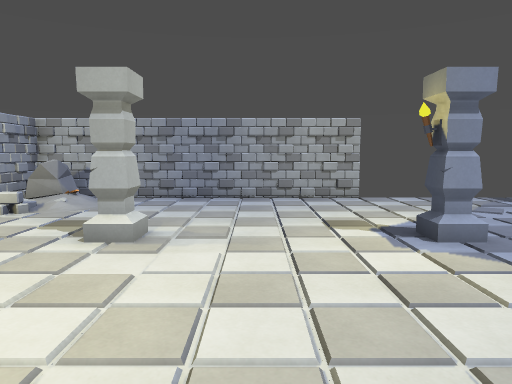
[1] (above)

17 first-person views from a walk through a 3-D level made in the Godot game engine. The camera is 1.5 m above the floor, tilts 6° down and sees 70° across. The floor is counted in squares, 1 m on a side. Each view is taken from the middle of a square. On the plan, view 1 faces up. The plan holds only what a view shows up to about 16 squares ahead; the rest is blank.

[2]
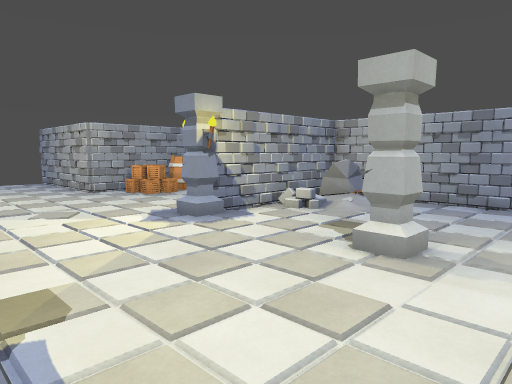

[3]
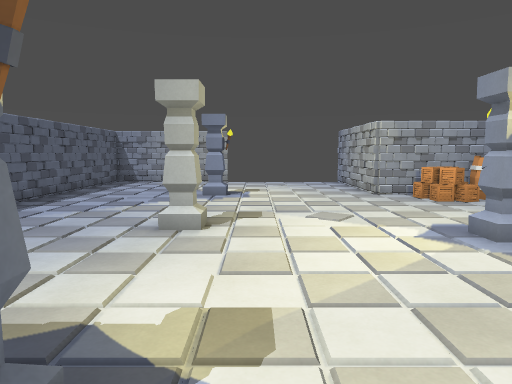

[4]
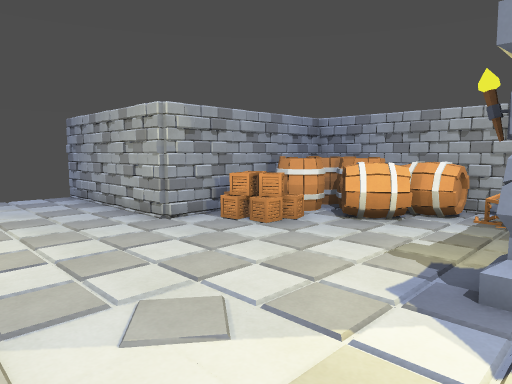

[5]
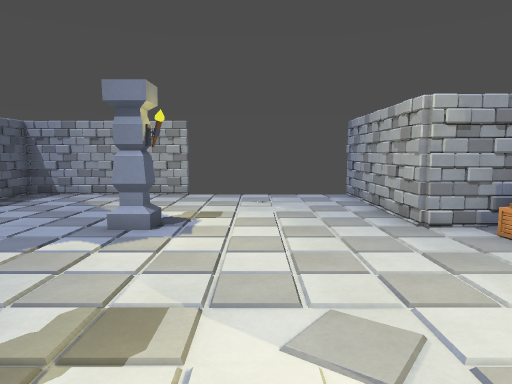

[6]
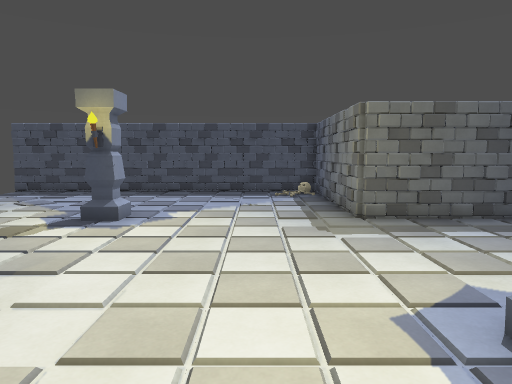

[7]
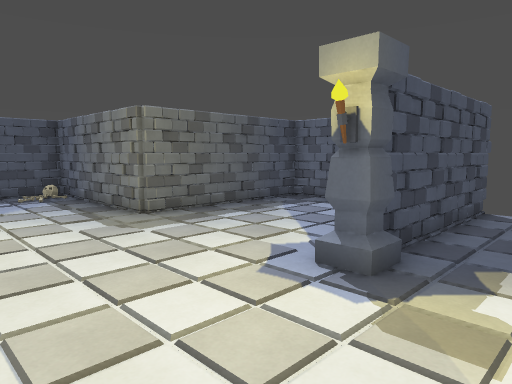

[8]
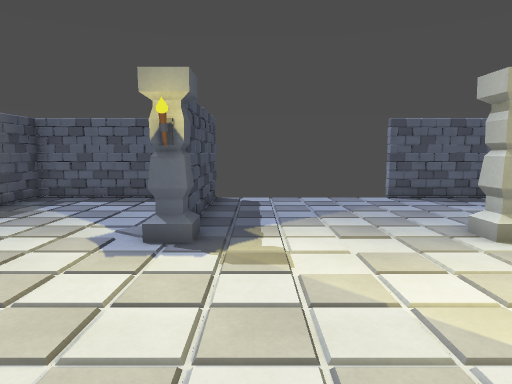

[9]
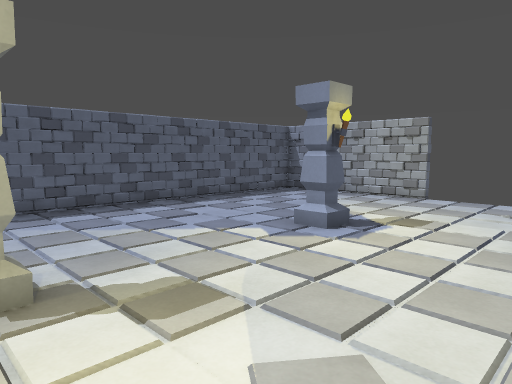

[10]
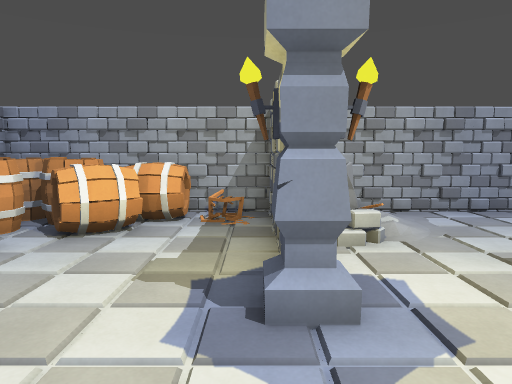

[11]
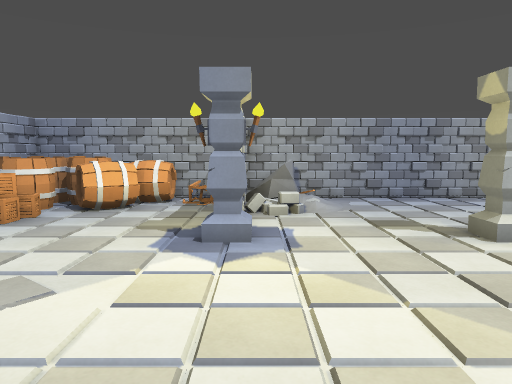

[12]
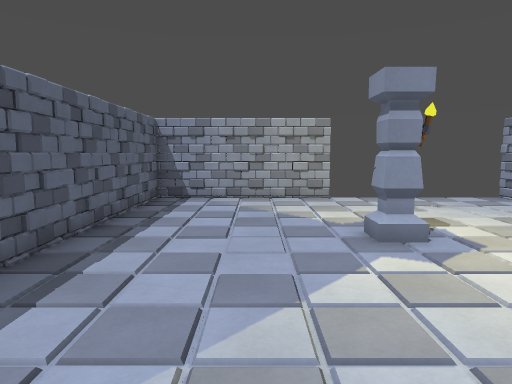

[13]
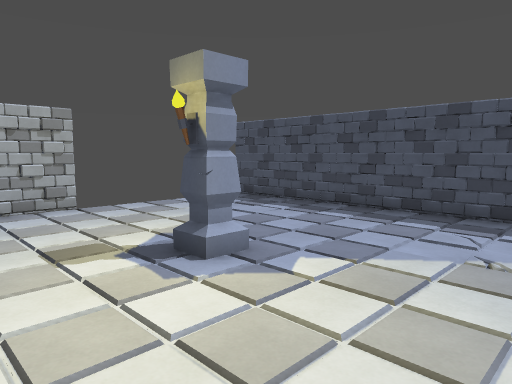

[14]
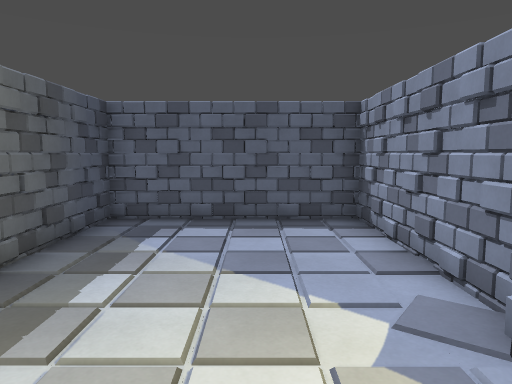

[15]
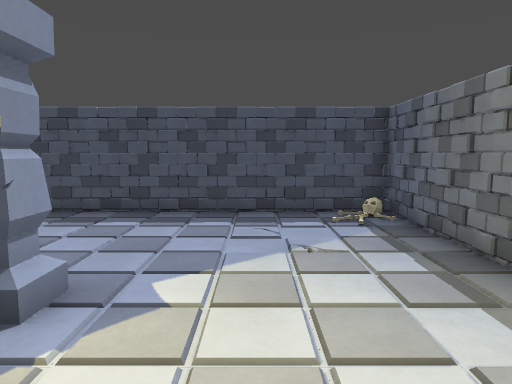

[16]
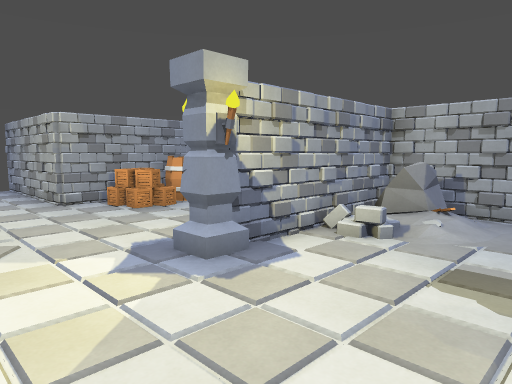

[17]
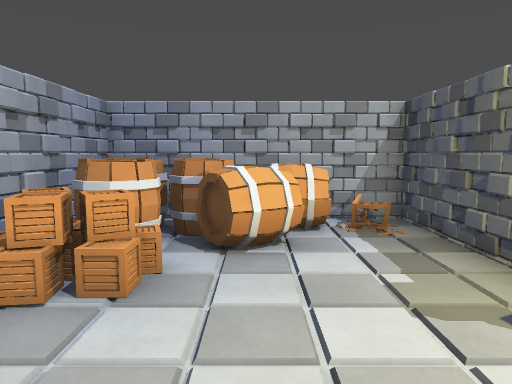

### Floor plan
Points are (right, up) in squares from view 1. A wall is a line through its corners. A room is listed if a view was taken in it or the views show most of it. See-through windows are left out.
Room 1 (views 1, 2, 3, 4, 5, 6, 7, 8, 9, 10, 11, 12, 13, 14, 15, 16, 17)
walls: (-7.7, 7.4) (-7.7, 12.5); (-2.4, -0.1) (-2.4, -5.4) (3.4, -5.4) (3.4, 0.6) (9.4, 0.6) (9.4, 12.5); (-2.8, -2.3) (-2.2, -2.3); (-7.3, 9.3) (-7.8, 9.3); (-7.3, 9.8) (-7.8, 9.8); (-2.8, -4.3) (-2.2, -4.3); (-2.6, -5.6) (-2.6, 0.1); (-7.3, 12.5) (-7.3, 7.4); (-14.4, 8.5) (-14.4, 6.4) (-20.5, 6.4); (-12.2, 12.4) (-14.4, 12.4) (-14.4, 11.4); (3.6, 12.4) (-10.7, 12.4); (-20.4, 0.6) (-20.4, -5.4) (-8.5, -5.4)
objects: pillar (-15, 0) to (-14, 1); torch (-15, 1); box (-14, 9); barrel (-14, 9) to (-13, 10); barrel (-14, 11) to (-13, 12); box (-13, 8); barrel (-12, 9) to (-10, 10); barrel (-12, 11) to (-12, 12); barrel (-11, 11) to (-10, 12); pillar (-9, 0) to (-8, 1); box (-9, 12); pillar (-8, 6); torch (-7, 7); rock (-6, 11) to (-6, 12); torch (-3, 1); pillar (-3, 6) to (-2, 7); pillar (-2, 1); torch (3, 6); pillar (3, 7) to (4, 7); other object (8, 1); other object (8, 2); other object (9, 2)

Where each view was taken, in squares from view 1:
view 1: 0 up, 0 right, facing up
view 2: 1 up, 0 right, facing up-left
view 3: 2 up, 1 left, facing left
view 4: 2 up, 7 left, facing up-left
view 5: 3 up, 7 left, facing left
view 6: 3 up, 5 left, facing right
view 7: 5 up, 5 left, facing down-right
view 8: 7 up, 4 left, facing down
view 9: 5 up, 8 left, facing down-left
view 10: 3 up, 8 left, facing up
view 11: 0 up, 7 left, facing up
view 12: 2 down, 8 left, facing left
view 13: 2 up, 0 right, facing up-right
view 14: 3 up, 0 right, facing down
view 15: 4 up, 0 right, facing right
view 16: 3 up, 3 left, facing up-left
view 17: 4 up, 11 left, facing up
